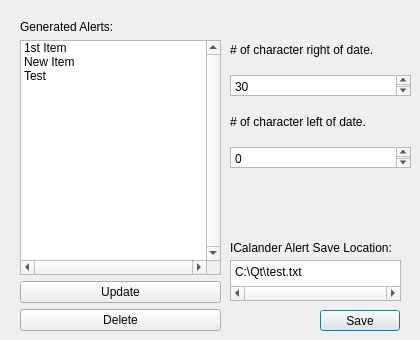
<?xml version="1.0" encoding="UTF-8"?>
<ui version="4.0">
 <class>AlertListPopUp</class>
 <widget class="QDialog" name="AlertListPopUp">
  <property name="geometry">
   <rect>
    <x>0</x>
    <y>0</y>
    <width>420</width>
    <height>340</height>
   </rect>
  </property>
  <property name="windowTitle">
   <string>Edit Alerts</string>
  </property>
  <widget class="QPlainTextEdit" name="FilePath">
   <property name="geometry">
    <rect>
     <x>230</x>
     <y>260</y>
     <width>171</width>
     <height>41</height>
    </rect>
   </property>
   <property name="verticalScrollBarPolicy">
    <enum>Qt::ScrollBarAlwaysOff</enum>
   </property>
   <property name="horizontalScrollBarPolicy">
    <enum>Qt::ScrollBarAlwaysOn</enum>
   </property>
   <property name="plainText">
    <string>C:\Qt\test.txt</string>
   </property>
  </widget>
  <widget class="QLabel" name="label_4">
   <property name="geometry">
    <rect>
     <x>230</x>
     <y>240</y>
     <width>171</width>
     <height>16</height>
    </rect>
   </property>
   <property name="text">
    <string>ICalander Alert Save Location: </string>
   </property>
  </widget>
  <widget class="QPushButton" name="pushButton_2">
   <property name="geometry">
    <rect>
     <x>320</x>
     <y>310</y>
     <width>80</width>
     <height>21</height>
    </rect>
   </property>
   <property name="text">
    <string>Save</string>
   </property>
  </widget>
  <widget class="QWidget" name="layoutWidget">
   <property name="geometry">
    <rect>
     <x>20</x>
     <y>20</y>
     <width>201</width>
     <height>311</height>
    </rect>
   </property>
   <layout class="QVBoxLayout" name="verticalLayout">
    <item>
     <widget class="QLabel" name="label">
      <property name="text">
       <string>Generated Alerts:</string>
      </property>
     </widget>
    </item>
    <item>
     <widget class="QListWidget" name="listWidget">
      <property name="verticalScrollBarPolicy">
       <enum>Qt::ScrollBarAlwaysOn</enum>
      </property>
      <property name="horizontalScrollBarPolicy">
       <enum>Qt::ScrollBarAlwaysOn</enum>
      </property>
      <property name="sizeAdjustPolicy">
       <enum>QAbstractScrollArea::AdjustToContentsOnFirstShow</enum>
      </property>
      <item>
       <property name="text">
        <string>1st Item</string>
       </property>
      </item>
      <item>
       <property name="text">
        <string>New Item</string>
       </property>
      </item>
      <item>
       <property name="text">
        <string>Test</string>
       </property>
      </item>
     </widget>
    </item>
    <item>
     <widget class="QPushButton" name="UpdateButton">
      <property name="text">
       <string>Update</string>
      </property>
     </widget>
    </item>
    <item>
     <widget class="QPushButton" name="DeleteButton">
      <property name="text">
       <string>Delete</string>
      </property>
     </widget>
    </item>
   </layout>
  </widget>
  <widget class="QWidget" name="layoutWidget">
   <property name="geometry">
    <rect>
     <x>230</x>
     <y>30</y>
     <width>181</width>
     <height>151</height>
    </rect>
   </property>
   <layout class="QVBoxLayout" name="verticalLayout_2">
    <item>
     <widget class="QLabel" name="label_2">
      <property name="maximumSize">
       <size>
        <width>16777215</width>
        <height>21</height>
       </size>
      </property>
      <property name="text">
       <string># of character right of date.</string>
      </property>
     </widget>
    </item>
    <item>
     <widget class="QPlainTextEdit" name="PostRX">
      <property name="maximumSize">
       <size>
        <width>16777215</width>
        <height>21</height>
       </size>
      </property>
      <property name="plainText">
       <string>30
</string>
      </property>
     </widget>
    </item>
    <item>
     <widget class="QLabel" name="label_3">
      <property name="maximumSize">
       <size>
        <width>16777215</width>
        <height>21</height>
       </size>
      </property>
      <property name="text">
       <string># of character left of date.</string>
      </property>
     </widget>
    </item>
    <item>
     <widget class="QPlainTextEdit" name="PreRX">
      <property name="maximumSize">
       <size>
        <width>16777215</width>
        <height>21</height>
       </size>
      </property>
      <property name="plainText">
       <string>0</string>
      </property>
     </widget>
    </item>
   </layout>
  </widget>
 </widget>
 <resources/>
 <connections/>
</ui>
